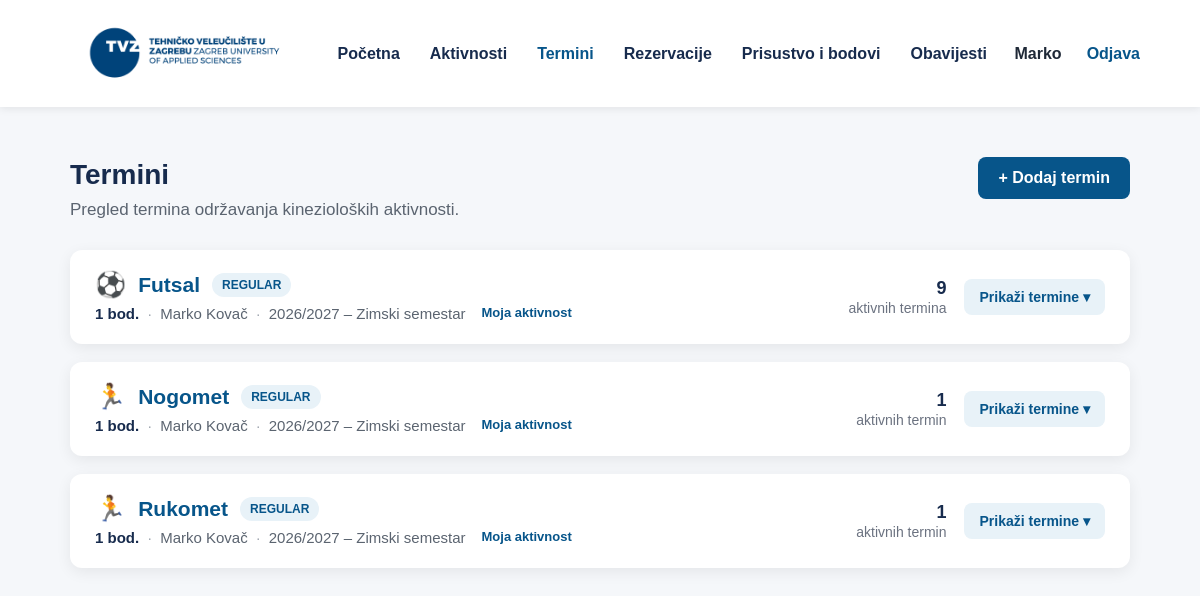
The app's page /professor/sessions.php (signed in) with its own data.
### tables this page shows
CREATE TABLE `activity_sessions` (
  `id` int(11) NOT NULL,
  `activity_id` int(11) NOT NULL,
  `offering_id` int(11) NOT NULL,
  `session_type` enum('WEEKLY','ONE_TIME') NOT NULL DEFAULT 'WEEKLY',
  `day_of_week` tinyint(4) NOT NULL,
  `start_time` time NOT NULL,
  `end_time` time NOT NULL,
  `location` varchar(150) NOT NULL,
  `gender` enum('ALL','FEMALE','MALE') NOT NULL,
  `capacity` int(11) DEFAULT NULL,
  `is_active` tinyint(4) NOT NULL DEFAULT 1
);

CREATE TABLE `activities` (
  `id` int(11) NOT NULL,
  `name` varchar(100) NOT NULL,
  `description` text NOT NULL,
  `points` int(11) NOT NULL DEFAULT 1,
  `activity_type` enum('REGULAR','BONUS') NOT NULL DEFAULT 'REGULAR',
  `is_active` tinyint(1) NOT NULL DEFAULT 1,
  `created_at` datetime NOT NULL DEFAULT current_timestamp(),
  `deactivated_at` datetime DEFAULT NULL
);

CREATE TABLE `academic_years` (
  `id` int(11) NOT NULL,
  `name` varchar(20) NOT NULL,
  `is_active` tinyint(1) NOT NULL DEFAULT 1
);

CREATE TABLE `semesters` (
  `id` int(11) NOT NULL,
  `academic_year_id` int(11) NOT NULL,
  `name` varchar(30) NOT NULL,
  `semester_number` tinyint(1) NOT NULL,
  `start_date` date DEFAULT NULL,
  `end_date` date DEFAULT NULL
);

### professor/sessions.php (the view, shortened to what this page needs)
<?php
require_once '../config/database.php';
$professorId = (int) ($_SESSION['user_id'] ?? 0);
$sql = "
    SELECT
        s.id AS session_id,
        s.offering_id,
        s.day_of_week,
        s.start_time,
        s.end_time,
        s.location,
        s.gender,
        s.capacity,
        s.is_active,
        a.name AS activity_name,
        a.description AS activity_description,
        a.points,
        a.activity_type,
        o.id AS offering_id,
        o.professor_id,
        sem.id AS semester_id,
        sem.name AS semester_name,
        sem.start_date AS semester_start_date,
        sem.end_date AS semester_end_date,
        ay.id AS academic_year_id,
        ay.name AS academic_year_name,
        u.first_name,
        u.last_name
    FROM activity_sessions s
    INNER JOIN activity_offerings o
        ON o.id = s.offering_id
    INNER JOIN activities a
        ON a.id = o.activity_id
    INNER JOIN users u
        ON u.id = o.professor_id
    LEFT JOIN semesters sem
        ON sem.id = o.semester_id
    LEFT JOIN academic_years ay
        ON ay.id = sem.academic_year_id
    WHERE s.is_active = 1
      AND o.is_active = 1
      AND a.is_active = 1
      AND o.professor_id = :professor_id
    ORDER BY
        a.name ASC,
        sem.start_date ASC,
        s.day_of_week ASC,
        s.start_time ASC
";
try {
    $stmt = $pdo->prepare($sql);
    $stmt->execute([
        'professor_id' => $professorId
    ]);
    $rows = $stmt->fetchAll(PDO::FETCH_ASSOC);
} catch (PDOException $e) {
    $rows = [];
    $error =
        'Došlo je do pogreške prilikom dohvaćanja termina.';
}
$offerings = [];
foreach ($rows as $row) {
    $offeringId = (int) $row['offering_id'];
    if (!isset($offerings[$offeringId])) {
        $offerings[$offeringId] = [
            'id' =>
                $offeringId,
            'name' =>
                $row['activity_name'],
            'description' =>
                $row['activity_description'],
            'points' =>
                (int) $row['points'],
            'activity_type' =>
                $row['activity_type'],
            'professor_id' =>
                (int) $row['professor_id'],
            'professor_name' =>
                $row['first_name']
                . ' '
                . $row['last_name'],
            'semester_id' =>
                $row['semester_id'] !== null
                    ? (int) $row['semester_id']
                    : null,
            'semester_name' =>
                $row['semester_name'],
            'academic_year_name' =>
                $row['academic_year_name'],
            'sessions' => []
        ];
    }
    $offerings[$offeringId]['sessions'][] = $row;
}
$offerings = array_values($offerings);
?>
<!DOCTYPE html>
<html lang="hr">
<head>
    <link
        rel="stylesheet"
        href="../css/common.css"
    >
    <link
        rel="stylesheet"
        href="../css/navbar.css"
    >
    <link
        rel="stylesheet"
        href="../css/sessions.css"
    >
</head>
<body>
<?php require_once '../includes/navbar.php'; ?>
<main class="container">
    <section class="page-header">
        <div>
            <h1>
                Termini
            </h1>
            <p>
                Pregled termina održavanja kinezioloških aktivnosti.
            </p>
        </div>
        <a
            href="add_session.php"
            class="add-button"
        >
            + Dodaj termin
        </a>
    </section>
    <?php if (isset($error)): ?>
        <div class="message error">
            <?= htmlspecialchars($error) ?>
        </div>
    <?php elseif (empty($offerings)): ?>
        <div class="empty-state">
            Trenutno nema definiranih termina.
        </div>
    <?php else: ?>
        <section class="activities-list">
            <?php foreach ($offerings as $offering): ?>
                <?php
                $isMyOffering =
                    $offering['professor_id'] === $professorId;
                $activeSessionCount =
                    count($offering['sessions']);
                $activityIcon = '🏃';
                if (
                    stripos(
                        $offering['name'],
                        'badminton'
                    ) !== false
                ) {
                    $activityIcon = '🏸';
                } elseif (
                    stripos(
                        $offering['name'],
                        'futsal'
                    ) !== false
                ) {
                    $activityIcon = '⚽';
                } elseif (
                    stripos(
                        $offering['name'],
                        'košarka'
                    ) !== false
                ) {
                    $activityIcon = '🏀';
                } elseif (
                    stripos(
                        $offering['name'],
                        'odbojka'
                    ) !== false
                ) {
                    $activityIcon = '🏐';
                } elseif (
                    stripos(
                        $offering['name'],
                        'stolni tenis'
                    ) !== false
                ) {
                    $activityIcon = '🏓';
                } elseif (
                    stripos(
                        $offering['name'],
                        'planinars'
                    ) !== false
                ) {
                    $activityIcon = '🥾';
                }
                ?>
                <article class="activity-card">
                    <div class="activity-header">
                        <div class="activity-main">
                            <div class="activity-title-row">
                                <span class="activity-icon">
                                    <?= $activityIcon ?>
                                </span>
                                <span class="activity-name">
                                    <?= htmlspecialchars(
                                        $offering['name']
                                    ) ?>
                                </span>
                                <span
                                    class="activity-type <?= strtolower(
                                        $offering['activity_type']
                                    ) ?>"
                                >
                                    <?= htmlspecialchars(
                                        $offering['activity_type']
                                    ) ?>
                                </span>
                            </div>
                            <div class="activity-meta">
                                <span>
                                    <strong>
                                        <?= (int) $offering['points'] ?>
                                        bod.
                                    </strong>
                                </span>
                                <span class="meta-separator">
                                    ·
                                </span>
                                <span>
                                    <?= htmlspecialchars(
                                        $offering['professor_name']
                                    ) ?>
                                </span>
                                <?php if (
                                    !empty(
                                        $offering['academic_year_name']
                                    )
                                    &&
                                    !empty(
                                        $offering['semester_name']
                                    )
                                ): ?>
                                    <span class="meta-separator">
                                        ·
                                    </span>
                                    <span>
                                        <?= htmlspecialchars(
                                            $offering['academic_year_name']
                                        ) ?>
                                        –
                                        <?= htmlspecialchars(
                                            $offering['semester_name']
                                        ) ?>
                                    </span>
                                <?php endif; ?>
                                <?php if ($isMyOffering): ?>
                                    <span class="my-activity">
                                        Moja aktivnost
                                    </span>
                                <?php endif; ?>
                            </div>
                        </div>
                        <div class="activity-summary">
                            <div class="session-count">
                                <strong>
                                    <?= $activeSessionCount ?>
                                </strong>
                                <span>
                                    aktivnih
                                    <?= $activeSessionCount === 1
                                        ? 'termin'
                                        : 'termina'
                                    ?>
                                </span>
                            </div>
                            <button
                                type="button"
                                class="toggle-button"
                                onclick="toggleSessions(
                                    'offering-<?= (int) $offering['id'] ?>',
                                    this
                                )"
                            >
                                Prikaži termine ▾
                            </button>
                        </div>
                    </div>
                </article>
            <?php endforeach; ?>
        </section>
    <?php endif; ?>
</main>
</body>
</html>

### css/common.css (style rules this page uses)
body { font-family: Arial, sans-serif; background-color: #f5f7fa; color: #1f2937; }
.container { max-width: 1100px; margin: 50px auto; padding: 0 20px; }
.page-header { margin-bottom: 24px; }
.page-header h1 { margin-bottom: 8px; }
h1 { font-size: 28px; line-height: 1.25; margin-bottom: 8px; color: #172b4d; }

### css/sessions.css (style rules this page uses)
.page-header h1 { margin-bottom: 8px; }
.page-header p { color: #5b6470; font-size: 17px; margin: 0; }
.add-button { display: inline-block; padding: 12px 20px; background-color: #07558a; color: #ffffff; text-decoration: none; border-radius: 8px; font-weight: bold; white-space: nowrap; }
.activities-list { display: grid; gap: 18px; }
.activity-card { background-color: #ffffff; border-radius: 12px; box-shadow: 0 4px 15px rgba(0, 0, 0, 0.07); overflow: hidden; }
.activity-header { display: flex; justify-content: space-between; align-items: center; gap: 20px; padding: 22px 25px; }
.activity-main { min-width: 0; }
.activity-title-row { display: flex; align-items: center; gap: 12px; margin-bottom: 8px; }
.activity-icon { font-size: 25px; line-height: 1; }
.activity-name { color: #07558a; font-size: 21px; font-weight: bold; }
.activity-type { display: inline-block; padding: 5px 10px; border-radius: 20px; font-size: 12px; font-weight: bold; white-space: nowrap; }
.activity-type.regular { background-color: #e8f2f8; color: #07558a; }
.activity-meta { display: flex; flex-wrap: wrap; gap: 8px; color: #5b6470; font-size: 15px; }
.activity-meta strong { color: #172b4d; }
.meta-separator { color: #a0a7b0; }
.my-activity { display: inline-block; margin-left: 8px; color: #07558a; font-size: 13px; font-weight: bold; }
.activity-summary { display: flex; align-items: center; gap: 18px; flex-shrink: 0; }
.session-count { text-align: right; }
.session-count strong { display: block; color: #172b4d; font-size: 18px; }
.session-count span { color: #6b7280; font-size: 14px; }
.toggle-button { border: none; background-color: #e8f2f8; color: #07558a; padding: 10px 15px; border-radius: 8px; font-size: 14px; font-weight: bold; cursor: pointer; }

### records on screen
activity_sessions: activityIcon "🏃", activity.name "Nogomet", activity.activity_type "REGULAR", activity.points "1", professor_name "Marko Kovač", academic_years.name "2026/2027", semesters.name "Zimski semestar", activeSessionCount "1", shows "termin"
activity_sessions: activityIcon "🏃", activity.name "Rukomet", activity.activity_type "REGULAR", activity.points "1", professor_name "Marko Kovač", academic_years.name "2026/2027", semesters.name "Zimski semestar", activeSessionCount "1", shows "termin"

### other values on screen
$activityIcon "⚽"
$offering['name'] "Futsal"
$offering['activity_type'] "REGULAR"
$offering['points'] "1"
$offering['professor_name'] "Marko Kovač"
$offering['academic_year_name'] "2026/2027"
$offering['semester_name'] "Zimski semestar"
$activeSessionCount "9"
